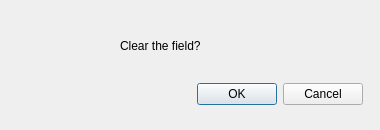
<?xml version="1.0" encoding="UTF-8"?>
<ui version="4.0">
 <class>clear</class>
 <widget class="QDialog" name="clear">
  <property name="geometry">
   <rect>
    <x>0</x>
    <y>0</y>
    <width>380</width>
    <height>130</height>
   </rect>
  </property>
  <property name="windowTitle">
   <string>Dialog</string>
  </property>
  <widget class="QLabel" name="clear_icon">
   <property name="geometry">
    <rect>
     <x>20</x>
     <y>0</y>
     <width>91</width>
     <height>131</height>
    </rect>
   </property>
   <property name="styleSheet">
    <string notr="true">image: url(:/icons/ui/icons/warning.ico);</string>
   </property>
   <property name="text">
    <string/>
   </property>
  </widget>
  <widget class="QLabel" name="clear_label">
   <property name="geometry">
    <rect>
     <x>120</x>
     <y>30</y>
     <width>101</width>
     <height>31</height>
    </rect>
   </property>
   <property name="font">
    <font>
     <family>Segoe UI</family>
     <pointsize>9</pointsize>
    </font>
   </property>
   <property name="text">
    <string>Clear the field?</string>
   </property>
  </widget>
  <widget class="QDialogButtonBox" name="buttonBox">
   <property name="geometry">
    <rect>
     <x>170</x>
     <y>80</y>
     <width>193</width>
     <height>28</height>
    </rect>
   </property>
   <property name="font">
    <font>
     <family>MS Shell Dlg 2</family>
    </font>
   </property>
   <property name="orientation">
    <enum>Qt::Horizontal</enum>
   </property>
   <property name="standardButtons">
    <set>QDialogButtonBox::Cancel|QDialogButtonBox::Ok</set>
   </property>
  </widget>
 </widget>
 <resources>
  <include location="../resource.qrc"/>
 </resources>
 <connections>
  <connection>
   <sender>buttonBox</sender>
   <signal>accepted()</signal>
   <receiver>clear</receiver>
   <slot>accept()</slot>
   <hints>
    <hint type="sourcelabel">
     <x>298</x>
     <y>84</y>
    </hint>
    <hint type="destinationlabel">
     <x>157</x>
     <y>120</y>
    </hint>
   </hints>
  </connection>
  <connection>
   <sender>buttonBox</sender>
   <signal>rejected()</signal>
   <receiver>clear</receiver>
   <slot>reject()</slot>
   <hints>
    <hint type="sourcelabel">
     <x>366</x>
     <y>90</y>
    </hint>
    <hint type="destinationlabel">
     <x>286</x>
     <y>120</y>
    </hint>
   </hints>
  </connection>
 </connections>
</ui>
